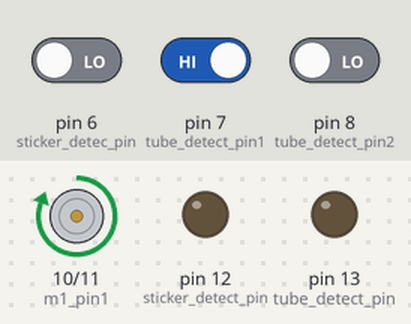
The sketch below on a simulated Arduino Uno, built with avr-gcc and run on an emulated ATmega328P. On the bench: motor-driver pin pairs drawn as motors (green arrow = first pin HIGH = forward, orange = second pin HIGH = backward, longer = more drive), output pins drawn as LEDs (lit = HIGH). The inputs (shaded band) are chosen by the test bench; at power-on: pin 6 (sticker_detec_pin) LOW, pin 7 (tube_detect_pin1) HIGH, pin 8 (tube_detect_pin2) LOW.

Above: at 1.2 s.
1.3 s: pin 6 (sticker_detec_pin) driven HIGH and pin 7 (tube_detect_pin1) driven LOW
4.3 s: pin 6 (sticker_detec_pin) driven LOW
At 5.2 s:
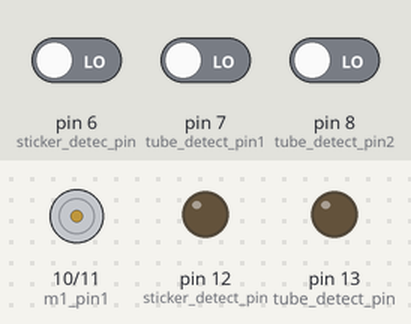
7.3 s: pin 6 (sticker_detec_pin) driven HIGH and pin 7 (tube_detect_pin1) driven HIGH
At 11.2 s:
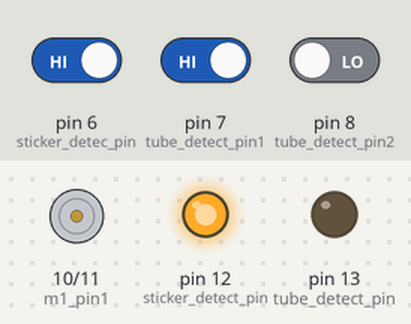
At 11.7 s:
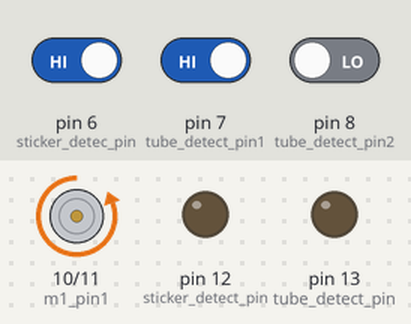
Timing chart, 0 to 13.2 s (numbered marks = the images above; inputs shaded):
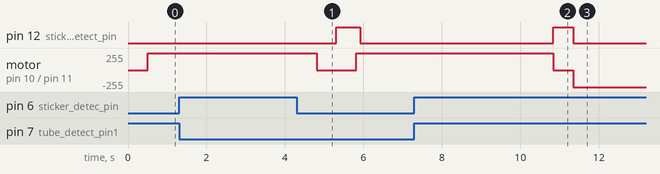

Measured:
- after the input at 1.3 s, every drawn part: stays the same
- after the input at 7.3 s, pin 12 (sticker_detect_pin): LOW → HIGH after 3.5 s, → LOW 0.51 s later; motor on pin 10 (m1_pin1) / pin 11 (m1_pin2): forward 255/255 → stopped after 3.5 s, → backward 255/255 0.51 s later

The sketch:

New_dropBox_MHTiny.ino
```cpp
#include <SoftwareSerial.h>
const int RX = 4;
const int TX = 5;
SoftwareSerial mySerial(RX, TX);
// ========== motor pin ======================
const int m1_pin1 = 10;
const int m1_pin2 = 11;
// ========== output to main controller ======
const int sticker_detect_pin = 12;
const int tube_detect_pin = 13;
//======== sticker detect sensor ============
const int sticker_detec_pin = 6;
// ========== drop tube sensors =======
const int tube_detect_pin1 = 7;
const int tube_detect_pin2 = 8;
const int tube_detect_pin3 = 9;
// ============ subfunctions ========
void off_motor(void);
void on_motor_for(void);
void on_motor_bac(void);

bool tube_drop_logic = false;
bool sticker_detect_logic = false;

unsigned long state_timer = 0;
unsigned int main_state = 0;
int solinoid_logic = 0;
int sticker_logic = 0;
unsigned char sticker_state = 0xFF;

void setup() {
  mySerial.begin(9600);
  pinMode(m1_pin1,OUTPUT);
  pinMode(m1_pin2,OUTPUT);
  off_motor();
  pinMode(sticker_detect_pin,OUTPUT);
  pinMode(tube_detect_pin,OUTPUT);
  pinMode(sticker_detec_pin,INPUT);
  pinMode(tube_detect_pin1,INPUT);
  pinMode(tube_detect_pin2,INPUT);
  pinMode(tube_detect_pin3,INPUT);
}

void loop()
{
  // ========= get input sensors ===========
  tube_drop_logic = digitalRead(tube_detect_pin1) && digitalRead(tube_detect_pin2) && digitalRead(tube_detect_pin3);
  sticker_detect_logic = digitalRead(sticker_detec_pin);

  Read_sticker_detect();
  // mySerial.println(sticker_logic);
  mySerial.println(main_state);
  // mySerial.print(tube_drop_logic);
  // mySerial.print(",");
  // mySerial.println(stcick_logic);
  //========================================
  digitalWrite(tube_detect_pin,tube_drop_logic);
  digitalWrite(sticker_detect_pin,solinoid_logic);
  // =========== run state machine =========
  switch(main_state)
  {
    case 0:
      {
        if(tube_drop_logic==0)
        {
          main_state = 1;
          state_timer = millis();
        }
        break;
      }
    case 1:
      {
        if((millis()-state_timer)>=500)
        {
          main_state = 2;
          state_timer = millis();
        }
        break;
      }
    case 2:
      {
        if((millis()-state_timer)>= 500)
        {
          main_state = 0;
          state_timer = millis();
        }
        else
        {
          if(sticker_logic==0)
          {
            solinoid_logic = 0;
            on_motor_for();
            main_state = 3;
            // state_timer = millis();
          }
          else
          {
            on_motor_bac();
            delay(100);
            solinoid_logic = 0;
            main_state = 10;
          }
        }
        break;
      }
    case 3:
      {
        if (sticker_logic == 1)
        {
          off_motor();
          delay(100);
          on_motor_bac();
          main_state = 4;
        }
        break;
      }
    case 4:
    {
        if (sticker_logic == 0)
        {

          off_motor();
          delay(100);
          on_motor_bac();
          main_state = 5;
          state_timer = millis();
          // solinoid_logic = 1;
        }
      break;
    }
    case 5:
    {
      if(sticker_logic == 1)
      {
        delay(500);
        off_motor();
        main_state = 0;
        solinoid_logic = 1;
      }
      if((millis()-state_timer)>= 3000)
        {
          delay(500);
          off_motor();
          main_state = 0;
          solinoid_logic = 1;
        }
      break;
    }


    case 10:
    {
      on_motor_bac();
      main_state=11;
      break;
    }

    case 11:
    {
      if (sticker_logic == 0)
      {
        on_motor_bac();
        // off_motor();
        main_state = 12;
        state_timer = millis();
        // solinoid_logic = 1;
      }
      break;
    }

    case 12:
    {
      if(sticker_logic == 1)
      {
        delay(500);
        off_motor();
        main_state = 0;
        solinoid_logic = 1;
      }
      if((millis()-state_timer)>= 3000)
        {
          delay(500);
          off_motor();
          main_state = 0;
          solinoid_logic = 1;
        }
      break;
    }
    default:
      {
        main_state = 0;
      }
  }

}
void Read_sticker_detect(void)
  {
    sticker_state = ((sticker_state << 1) + digitalRead(sticker_detec_pin)) & 0xFF;
    if(sticker_state == 0xFE)
    {
      sticker_logic = 1;
    }
    else if(sticker_state == 0x7F)
    {
      sticker_logic = 0;
    }
  }
void off_motor(void)
  {
    digitalWrite(m1_pin1,LOW);
    digitalWrite(m1_pin2,LOW);
  }
void on_motor_for(void)
  {
    digitalWrite(m1_pin1,LOW);
    digitalWrite(m1_pin2,HIGH);
  }
void on_motor_bac(void)
  {
    digitalWrite(m1_pin1,HIGH);
    digitalWrite(m1_pin2,LOW);
  }
```
